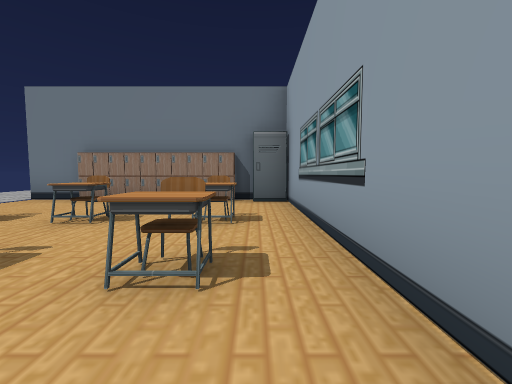
View 1 (above)

16 first-person views from a walk through a Unity game level. The camera is 1.2 m above the floor, tilts 4° down and sees 90° across. The floor is counted in squares, 2 m on a side. Each view is taken from the middle of a square. On the plan, view 1 faces up. The plan holds only what a view shows up to about 9 squares ahead; the rest is blank. The place goes on beyond the plan. The player is left out. Door leaves are left out, so doorways stand open. Some surface patterns are stand-ins.

View 2
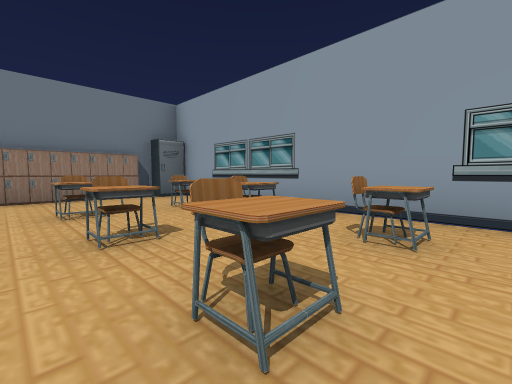

View 3
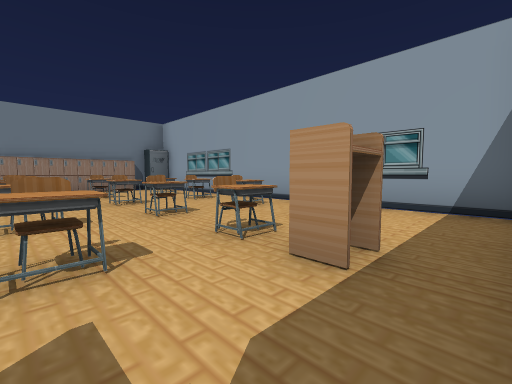

View 4
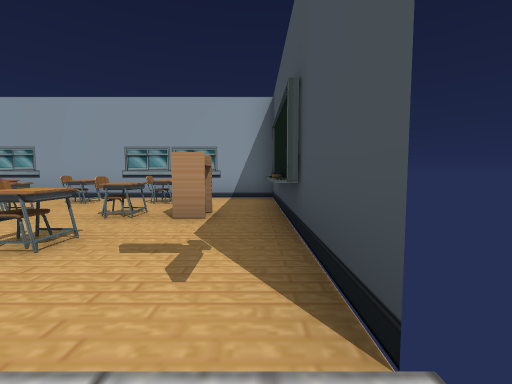

View 5
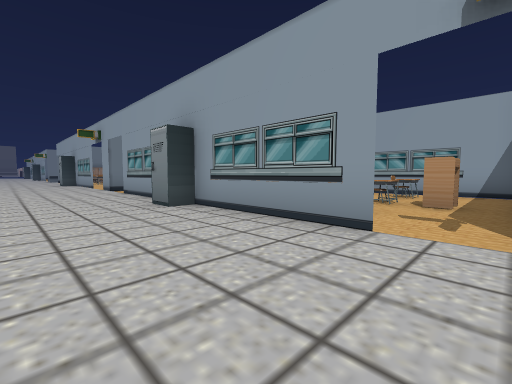

View 6
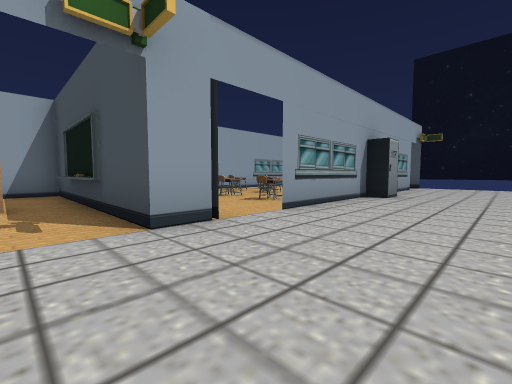

View 7
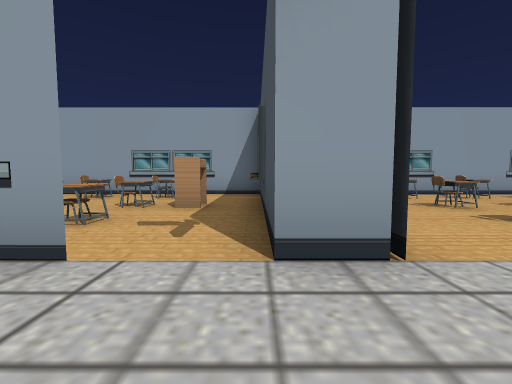

View 8
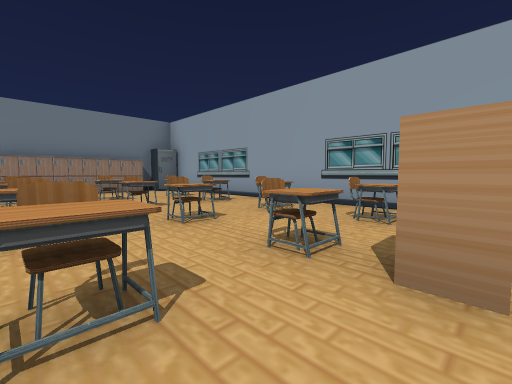

View 9
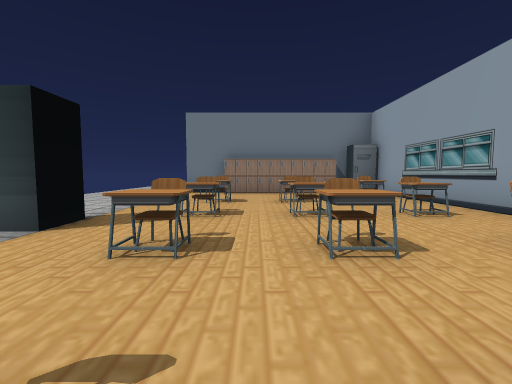

View 10
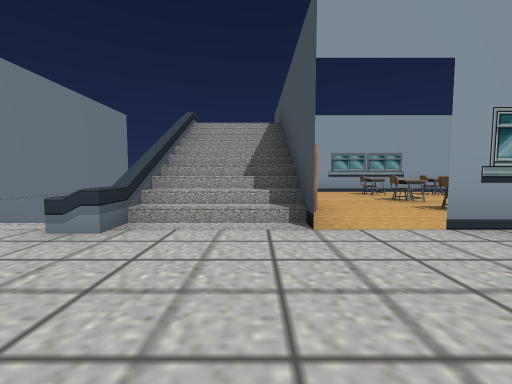

View 11
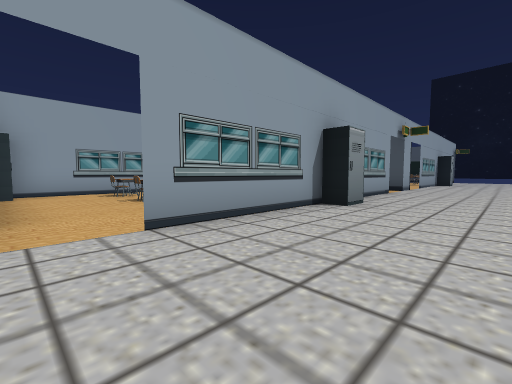

View 12
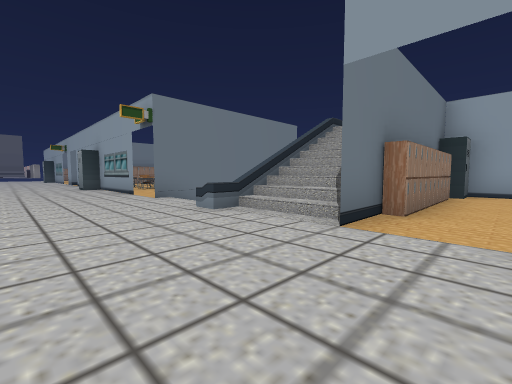

View 13
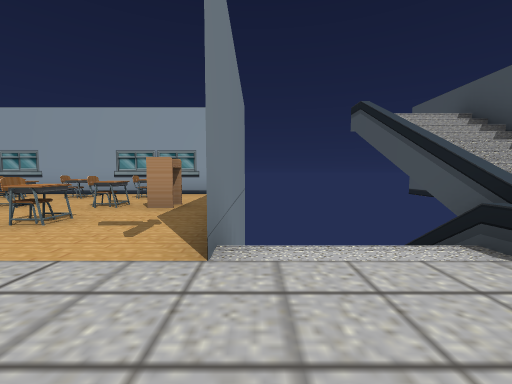

View 14
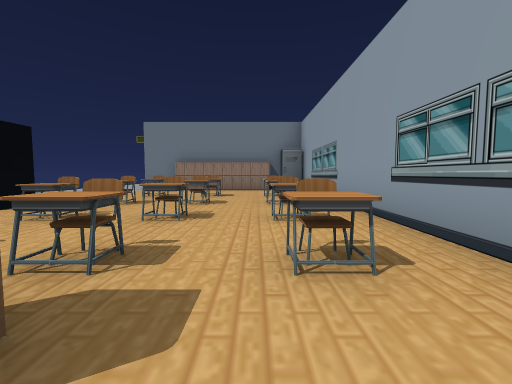

View 15
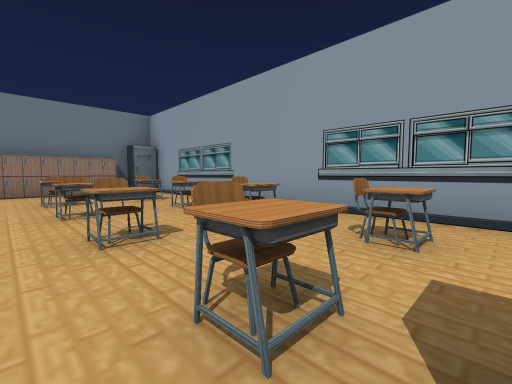

View 16
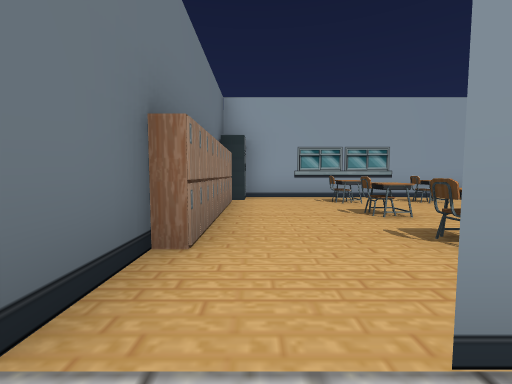

### Floor plan
Key: @ floor where view 1 was taken; # wall or solid block; x gap in a wall; . floor; / step, stairs or slope; D open door; = window, fence, low wall or low ledge; O other object.
Columns run from 8 left of view 1 to 1 right of it. Each row starts with its distance up from view 1.
 33    #OOOOO
 32   .D.....#
 31    #....O#
 30     O.O.O#
 29     O.OO.#
 28 ..OOO.OO.#
 27 ...OOOOO.#
 26 ...#O..O.#
 25 ...#OOOOO#
 24 ...#.. ..#
 23 ...D.....#
 22 ...#######
 21 .../
 20 ...=xx
 19 ...////
 18 ...////
 17 ...DOOOOO#
 16 ...D...O.#
 15 ...#O.OO.#
 14 ...#O.OO.#
 13 ...#OOOO.#
 12 ...O.....#
 11 ... OOOO #
 10 ...#O.OO.#
  9 ...#O.O.O#
  8 ...D..x..#
  7 ...D.###.#
  6 ...DOOOOO#
  5 ...D.....#
  4 ...#O.OO.#
  3 ...#O.OO.#
  2 ...#OOOO.#
  1 ...O ..O.#
  0 ...#O.OO@#
 -1 ...#...O.#
 -2 ...#O.OO #
 -3 ...DO.#..#
 -4 ...D.....#
 -5     ######

Positions as (right, up) in squares from view 1, and headings:
1: (0, 0), facing up
2: (-3, -1), facing up-right
3: (-4, -4), facing up-right
4: (-6, -4), facing right
5: (-8, -4), facing up-right
6: (-8, 8), facing down-right
7: (-7, 7), facing right
8: (-4, 8), facing up-right
9: (-3, 9), facing up
10: (-8, 18), facing right
11: (-8, 17), facing down-right
12: (-8, 16), facing up-right
13: (-7, 22), facing right
14: (-1, 23), facing up
15: (-3, 24), facing up-right
16: (-6, 32), facing right
